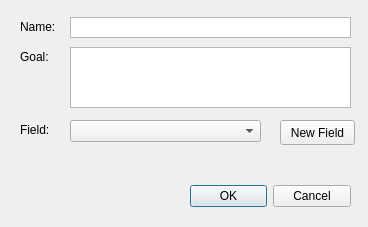
<?xml version="1.0" encoding="UTF-8"?>
<ui version="4.0">
 <class>Dialog_createProject</class>
 <widget class="QDialog" name="Dialog_createProject">
  <property name="geometry">
   <rect>
    <x>0</x>
    <y>0</y>
    <width>368</width>
    <height>227</height>
   </rect>
  </property>
  <property name="windowTitle">
   <string>Create New Project</string>
  </property>
  <widget class="QDialogButtonBox" name="buttonBox">
   <property name="geometry">
    <rect>
     <x>190</x>
     <y>180</y>
     <width>161</width>
     <height>32</height>
    </rect>
   </property>
   <property name="orientation">
    <enum>Qt::Horizontal</enum>
   </property>
   <property name="standardButtons">
    <set>QDialogButtonBox::Cancel|QDialogButtonBox::Ok</set>
   </property>
  </widget>
  <widget class="QLabel" name="label">
   <property name="geometry">
    <rect>
     <x>20</x>
     <y>20</y>
     <width>47</width>
     <height>13</height>
    </rect>
   </property>
   <property name="text">
    <string>Name:</string>
   </property>
  </widget>
  <widget class="QTextEdit" name="textEdit_name">
   <property name="geometry">
    <rect>
     <x>70</x>
     <y>17</y>
     <width>281</width>
     <height>21</height>
    </rect>
   </property>
   <property name="verticalScrollBarPolicy">
    <enum>Qt::ScrollBarAlwaysOff</enum>
   </property>
   <property name="horizontalScrollBarPolicy">
    <enum>Qt::ScrollBarAlwaysOff</enum>
   </property>
  </widget>
  <widget class="QLabel" name="label_2">
   <property name="geometry">
    <rect>
     <x>20</x>
     <y>123</y>
     <width>47</width>
     <height>13</height>
    </rect>
   </property>
   <property name="text">
    <string>Field:</string>
   </property>
  </widget>
  <widget class="QComboBox" name="comboBox_field">
   <property name="geometry">
    <rect>
     <x>70</x>
     <y>120</y>
     <width>191</width>
     <height>22</height>
    </rect>
   </property>
  </widget>
  <widget class="QPushButton" name="pushButton_newField">
   <property name="geometry">
    <rect>
     <x>280</x>
     <y>120</y>
     <width>75</width>
     <height>25</height>
    </rect>
   </property>
   <property name="text">
    <string>New Field</string>
   </property>
  </widget>
  <widget class="QTextEdit" name="textEdit_goal">
   <property name="geometry">
    <rect>
     <x>70</x>
     <y>47</y>
     <width>281</width>
     <height>61</height>
    </rect>
   </property>
   <property name="verticalScrollBarPolicy">
    <enum>Qt::ScrollBarAlwaysOff</enum>
   </property>
   <property name="horizontalScrollBarPolicy">
    <enum>Qt::ScrollBarAlwaysOff</enum>
   </property>
  </widget>
  <widget class="QLabel" name="label_3">
   <property name="geometry">
    <rect>
     <x>20</x>
     <y>50</y>
     <width>47</width>
     <height>13</height>
    </rect>
   </property>
   <property name="text">
    <string>Goal:</string>
   </property>
  </widget>
 </widget>
 <resources/>
 <connections>
  <connection>
   <sender>buttonBox</sender>
   <signal>accepted()</signal>
   <receiver>Dialog_createProject</receiver>
   <slot>accept()</slot>
   <hints>
    <hint type="sourcelabel">
     <x>248</x>
     <y>254</y>
    </hint>
    <hint type="destinationlabel">
     <x>157</x>
     <y>274</y>
    </hint>
   </hints>
  </connection>
  <connection>
   <sender>buttonBox</sender>
   <signal>rejected()</signal>
   <receiver>Dialog_createProject</receiver>
   <slot>reject()</slot>
   <hints>
    <hint type="sourcelabel">
     <x>316</x>
     <y>260</y>
    </hint>
    <hint type="destinationlabel">
     <x>286</x>
     <y>274</y>
    </hint>
   </hints>
  </connection>
 </connections>
</ui>
